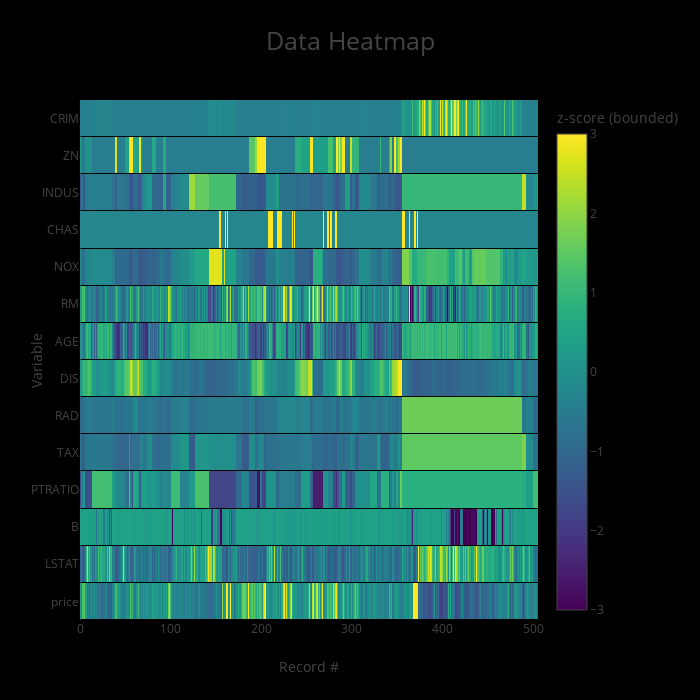

Notebook code cell kept with this figure:
### Markdown cell above
We can also look at a visual representation of the data as a heatmap:

### Code cell
dd.data_heatmap(df)

### Figure 1 — Plotly figure (JSON) as saved in the notebook; plotly's stock layout.template omitted (floating-point values rounded to 4 significant figures; data arrays with more than 128 entries replaced by an {"elided": "..."} marker saying what was removed)
{"data": [{"colorbar": {"title": {"text": "z-score (bounded)"}}, "colorscale": "Viridis", "type": "heatmap", "uid": "5f828090-6368-442f-a494-61f095a5c535", "x": {"elided": "506 int values"}, "y": ["price", "LSTAT", "B", "PTRATIO", "TAX", "RAD", "DIS", "AGE", "RM", "NOX", "CHAS", "INDUS", "ZN", "CRIM"], "ygap": 1, "z": {"elided": "14x506 float values"}, "zmax": 3, "zmin": -3}], "layout": {"autosize": false, "height": 700, "paper_bgcolor": "rgb(0,0,0,0)", "plot_bgcolor": "rgb(0,0,0,0)", "title": {"font": {"size": 25}, "text": "Data Heatmap"}, "width": 700, "xaxis": {"autorange": true, "range": [-0.5, 505.5], "showgrid": false, "ticks": "", "title": {"text": "Record #"}, "type": "linear"}, "yaxis": {"automargin": true, "autorange": true, "range": [-0.5, 13.5], "showgrid": false, "ticks": "", "title": {"text": "Variable"}, "type": "category"}}}
